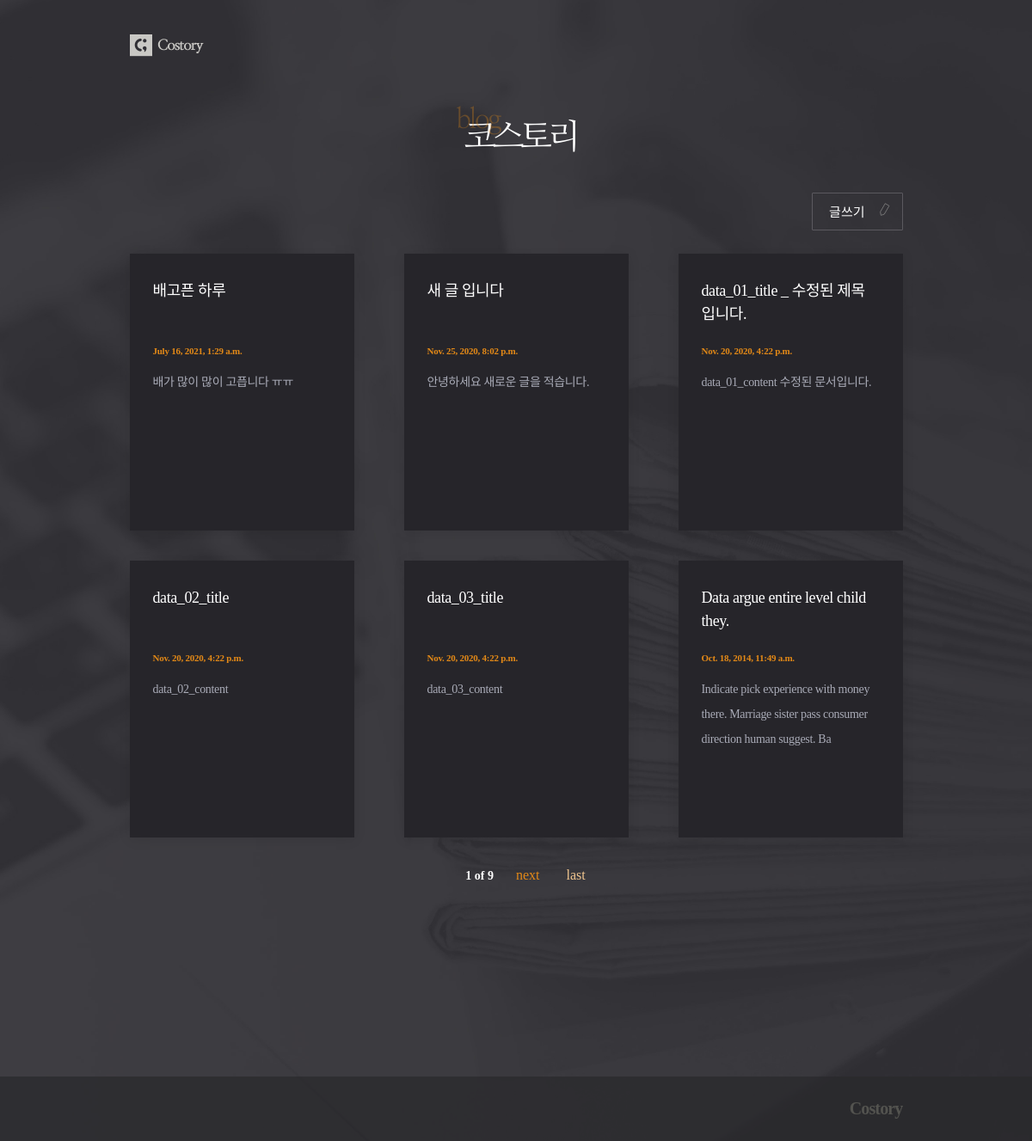
/posts/, run on the app's committed database.
### posts/models.py (models this page shows, shortened)
class Post(models.Model):
    title = models.CharField(max_length=50, unique=True,
                                error_messages={'unique': '이미 있는 제목이네요!'})
    content = models.TextField(validators=[
        MinLengthValidator(10, '너무 짧군요! 10자 이상 적어주세요.'),
        validate_symbols
    ])
    dt_created = models.DateTimeField(verbose_name="Date Created", auto_now_add=True)
    dt_modified = models.DateTimeField(verbose_name="Date Modified", auto_now=True)

### posts/views.py (the view)
# urls.py: path('posts/', views.PostListView.as_view(), name='post-list'),
class PostListView(ListView):
    model = Post
    ordering = ['-dt_created']
    paginate_by = 6

### posts/templates/posts/post_list.html (shortened to what this page needs)
{% extends './base.html' %}
{% load static %}
{% block css %}
    <link rel="stylesheet" href="{% static 'posts/css/post_list.css' %}">
{% endblock css %}
{% block logo_text %}
    <div id="header">
        <div class="container">
            <h1><img src="{% static 'posts/images/headertxt.png' %}"></h1>
        </div>
    </div>
{% endblock logo_text %}
{% block content %}
    <div class="btn_post">
        <a href="{% url 'post-create'%}">글쓰기</a>
    </div>
    {% if page_obj.object_list %}
        <div class="post_container">
            {% for post in page_obj.object_list %}
                <div class="post"><a href="{% url 'post-detail' post.id %}">
                    <h2 class="title">{{post.title}}</h2>
                    <p class="date">{{post.dt_created}}</p>
                    <p class="text">{{post.content|slice:":100"}}</p>
                </a></div>
            {% endfor %}
        </div>
        <div class="paginator">
            <span class="page">
                <p>{{page_obj.number}} of {{page_obj.paginator.num_pages}}</p>
            </span>
            {% if page_obj.has_next %}
                <a href="?page={{page_obj.next_page_number}}" class="next">next</a>
                <a href="?page={{page_obj.paginator.num_pages}}" class="last">last</a>
            {% endif %}
        </div>
    {% else %}
        <div class="blank">
            <p>보여줄 글이 없어요.<br>첫 글을 작성해보면 어떨까요?</p>
        </div>
    {% endif %}
{% endblock content %}

### posts/templates/posts/base.html (shortened to what this page needs)
{% load static %}
<!DOCTYPE html>
<html lang="en">
<head>
    {% block css %}
    {% endblock css %}
</head>
<body>
   <div id="warp">
        <div id="header">
            <div id="nav">
                <div class="logo">
                    <a href="{% url 'post-list' %}"><img src="{% static 'posts/images/logo.png' %}"></a>
                </div>
            </div>
        </div>
        {% block logo_text %}
        {% endblock logo_text %}
        <div id="content">
            <div class="container">
                {% block content %}
                {% endblock content %}
            </div>
        </div>
        <div id="footer">
            <div class="footer">
                <p>Costory</p>
            </div>
        </div>
    </div>
</body>
</html>

### posts/static/posts/css/post_list.css (style rules this page uses)
h1,h2,h3,p,a,ul,li { margin: 0; padding: 0; font-family : 'NanumMyeongjo'; font-weight: 200; list-style: none; text-decoration: none; outline: none; color: black; }
html { position: relative; min-height: 100%; margin: 0; }
body { min-height: 100%; margin: 0; padding: 0; background: url(../images/bg.jpg) no-repeat center top/cover; -webkit-font-smoothing: antialiased; -moz-osx-font-smoothing: auto; }
img { margin: 0; padding: 0; border: 0; }
#nav { height: 60px; }
#header { margin: 23px 0 39px; }
#content { margin-bottom: 300px; }
#footer { position: absolute; left: 0; bottom: 0; width: 100%; height: 75px; background: rgba(41, 41, 44, 0.7); }
.container { width: 899px; margin: 0 auto; }
.logo { width: 65%; min-width: 899px; margin: 0 auto; padding-top: 17px; }
.logo img { width: 88px; }
h1 { text-align: center; }
h1 img { width: 139px; }
.btn_post { text-align: right; }
.btn_post a { display: inline-block; margin-bottom: 27px; padding: 10px 43px 11px 19px; font-size: 15px; color: #fff; border: 1px solid #5b595f; border-radius: 1px; background: url(../images/pen.svg)no-repeat 75px 11px/16px; }
.post_container { display: grid; margin-bottom: 35px; grid-template-columns: repeat(3,1fr); grid-auto-rows: minmax(322px, auto); grid-column-gap: 58px; grid-row-gap: 35px; }
.post { background: #26252a; padding: 30px 29px 40px 27px; box-shadow: 0 2px 14px 0 rgba(0, 0, 0, 0.09); }
.post h2 { height: 54px; font-size: 18px; color: #fff; line-height: 1.5; letter-spacing: -0.42px; overflow: hidden; text-overflow: ellipsis; display: -webkit-box; -webkit-line-clamp: 2; -webkit-box-orient: vertical; word-wrap:break-word; }
.post .date { margin: 23px 0 17px; font-size: 11px; font-weight: bold; color: #e38917; letter-spacing: -0.25px; }
.post .text { font-size: 14px; color: #a9abb7; line-height: 2.07; letter-spacing: -0.32px; overflow: hidden; text-overflow: ellipsis; display: -webkit-box; -webkit-line-clamp: 5; -webkit-box-orient: vertical; word-wrap:break-word; }
.paginator { text-align: center; }
.paginator a { display: inline-block; }
.paginator .first,.paginator .last { color: #f1c68f; }
.paginator .last { margin-left: 27px; }
.paginator .prev,.paginator .next { color: #e38917; }
.paginator span { display: inline-block; }
.paginator span p { font-size: 14px; font-weight: bold; color: #fff; margin: 0 22px; }
.footer { width: 65%; min-width: 899px; margin: 0 auto; }
.footer p { text-align: right; font-size: 20px; line-height: 75px; font-weight: 800; letter-spacing: -0.85px; color: #53534f; }

### data on the page
Post: title "배고픈 하루", dt_created "July 16, 2021, 1:29 a.m.", content "배가 많이 많이 고픕니다 ㅠㅠ"
Post: title "새 글 입니다", dt_created "Nov. 25, 2020, 8:02 p.m.", content "안녕하세요 새로운 글을 적습니다."
Post: title "data_01_title _ 수정된 제목입니다.", dt_created "Nov. 20, 2020, 4:22 p.m.", content "data_01_content 수정된 문서입니다."
Post: title "data_02_title", dt_created "Nov. 20, 2020, 4:22 p.m.", content "data_02_content"
Post: title "data_03_title", dt_created "Nov. 20, 2020, 4:22 p.m.", content "data_03_content"
Post: title "Data argue entire level child they.", dt_created "Oct. 18, 2014, 11:49 a.m.", content "Indicate pick experience with money there. Marriage sister pass consumer direction human suggest. Ba"

### other printed values
{{ page_obj.number }} "1"
{{ page_obj.paginator.num_pages }} "9"
